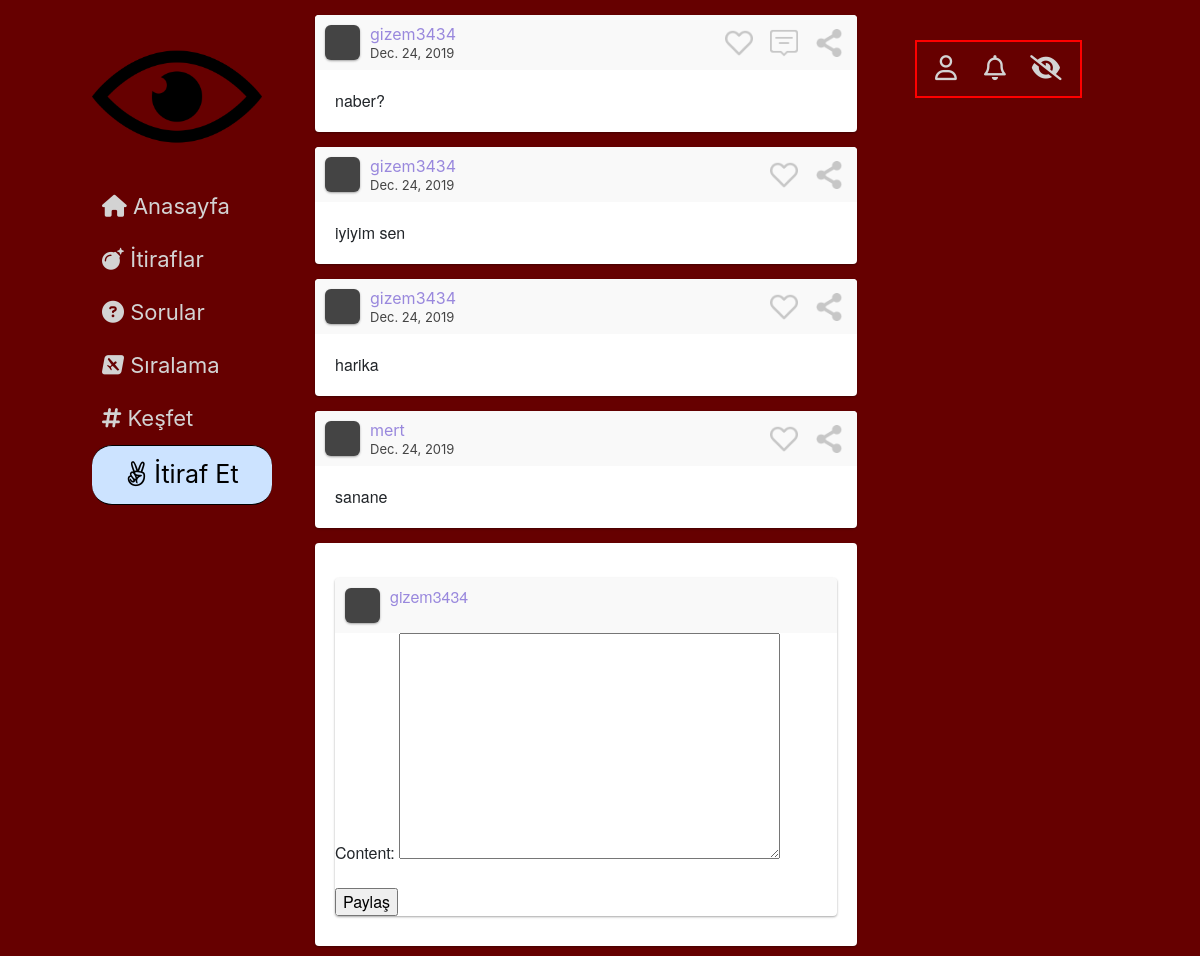
Page /cevapla/1/ (signed in) on the committed database.
### website/models.py (models this page shows, shortened)
class Post(models.Model):
    Post_Type = (
        ('Post', 'Post'),
        ('Soru', 'Soru'),
        ('Yorum','Yorum')
    )
    Category = (
        ('Aşk', 'Aşk'),
        ('Dost Kazığı', 'Dost Kazığı'),
        ('Avcılar', 'Avcılar'),
        ('Civcivler', 'Civcivler'),
        ('Profesyonellik içerenler', 'Profesyonellik içerenler'),
        ('Diğer', 'Diğer')
    )
    publish_by = models.ForeignKey(User, on_delete=models.CASCADE)
    post_type = models.CharField(max_length=20, choices=Post_Type)
    category = models.CharField(max_length=20, choices=Category)
    publish_date = models.DateField()
    content = models.TextField(max_length=2000)
    likecount = models.IntegerField(default=0)
    replycount = models.IntegerField(default=0)

class reply_Post(models.Model):
    Reply_Post_Type = (
        ('Soru', 'Soru'),
        ('Yorum', 'Yorum')
    )
    reply_post_type = models.CharField(max_length=20, choices=Reply_Post_Type)
    main_post = models.ForeignKey(Post, on_delete=models.CASCADE, related_name='%(class)s_main_post')
    replied_post = models.ForeignKey(Post, on_delete=models.CASCADE, related_name='%(class)s_replied_post')

### website/views.py (the view)
    def wrapper(request, *args, **kw):
        user = request.user
        if not user.is_authenticated:
            return redirect('login')
        else:
            return function(request, *args, **kw)

### website/forms.py
class ReplyPostForm(forms.ModelForm):
    class Meta:
        model = Post
        fields = {
            'content',
        }

### website/views.py (called while the page is built)
def my_login_required(function):
    def wrapper(request, *args, **kw):
        user = request.user
        if not user.is_authenticated:
            return redirect('login')
        else:
            return function(request, *args, **kw)
    return wrapper

### templates/reply_post.html (shortened to what this page needs)
{% extends 'base.html' %}
{% block content %}
    <div id="main-window">
        <div class="post">
            <div class="user">
                <div class="user-img"></div>
                <div class="user-info">
                    <div class="user-name">{{ main_post.publish_by.username }}</div>
                    <span class="post-date">{{ main_post.publish_date }}</span>
                </div>
                <div class="actions">
                    <span class="heart"></span>
                    <span class="comment"></span>
                    <span class="share"></span>
                </div>
            </div>
            <div class="content">
                {{ main_post.content }}
            </div>
        </div>
        {% for reply in reply_list %}
            <div class="post">
                <div class="user">
                    <div class="user-img"></div>
                    <div class="user-info">
                        <div class="user-name">{{ reply.replied_post.publish_by.username }}</div>
                        <span class="post-date">{{ reply.replied_post.publish_date }}</span>
                    </div>
                    <div class="actions">
                        <span class="heart"></span>
                        <span class="share"></span>
                    </div>
                </div>
                <div class="content">
                    {{ reply.replied_post.content }}
                </div>
            </div>
        {% endfor %}
        <div class="post">
            <div class="content">
                <div class="post">
                    <div class="user">
                        <div class="user-img"></div>
                        <div class="user-info">
                            <div class="user-name">{{ request.user }}</div>
                        </div>
                    </div>
                    <div class="yorum">
                        <form method="POST">
                            {{ form.as_p }}
                            <input type="submit" name="submit" value="Paylaş" id="bid">
                        </form>
                    </div>
                </div>
            </div>
        </div>
    </div>
{% endblock %}

### website/static/css/main.css (style rules this page uses)
#main-window { position: relative; left: 0; right: 0; width: 95%; }
.post { margin: 15px auto 10px; width: 100%; background: #fff; border-radius: 4px; box-shadow: 0 1px 3px rgba(0, 0, 0, 0.12), 0 1px 2px rgba(0, 0, 0, 0.24); transition: all 0.2s ease-in-out; overflow: hidden; }
.post .user { padding: 10px; background: #f9f9f9; overflow: hidden; }
.post .user .user-img { margin-right: 10px; width: 35px; height: 35px; float: left; border-radius: 6px; background: #444; box-shadow: 0 1px 3px rgba(0, 0, 0, 0.12), 0 1px 2px rgba(0, 0, 0, 0.24); overflow: hidden; }
.post .user .user-info { margin-right: 10px; width: calc(100% - 190px); height: 35px; line-height: 18px; float: left; color: #98d; }
.post .user .user-info .post-date { font-size: 13px; color: #444; }
.post .user .actions { float: right; }
.post .user .actions span { margin-right: 10px; width: 35px; height: 35px; float: left; display: block; cursor: pointer; overflow: hidden; background-size: 80%; background-position: 50% 50%; background-repeat: no-repeat; opacity: 0.2; transition: 0.25s opacity ease-in-out; }
.post .user .actions span:last-child { margin-right: 0; }
.post .content { padding: 20px; font-size: 16px; line-height: 22px; font-family: 'Helvetica Neue'; overflow: hidden; }

### rows in the picture
Post: publish_by.username "gizem3434", publish_date "Dec. 24, 2019", content "naber?"
reply_Post: replied_post.publish_by.username "gizem3434", replied_post.publish_date "Dec. 24, 2019", replied_post.content "iyiyim sen"
reply_Post: replied_post.publish_by.username "gizem3434", replied_post.publish_date "Dec. 24, 2019", replied_post.content "harika"
reply_Post: replied_post.publish_by.username "mert", replied_post.publish_date "Dec. 24, 2019", replied_post.content "sanane"

### other values in the picture
{{ request.user }} "gizem3434"
